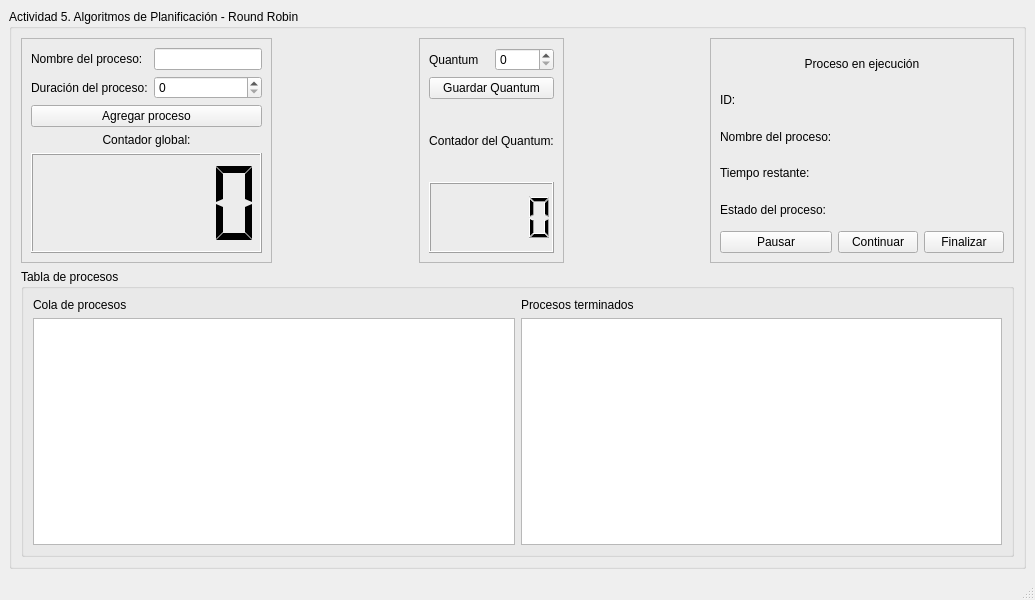
<?xml version="1.0" encoding="UTF-8"?>
<ui version="4.0">
 <class>MainWindow</class>
 <widget class="QMainWindow" name="MainWindow">
  <property name="geometry">
   <rect>
    <x>0</x>
    <y>0</y>
    <width>1035</width>
    <height>600</height>
   </rect>
  </property>
  <property name="windowTitle">
   <string>MainWindow</string>
  </property>
  <widget class="QWidget" name="centralwidget">
   <layout class="QGridLayout" name="gridLayout">
    <item row="0" column="0" colspan="2">
     <widget class="QGroupBox" name="groupBox">
      <property name="title">
       <string>Actividad 5. Algoritmos de Planificación - Round Robin</string>
      </property>
      <layout class="QGridLayout" name="gridLayout_2">
       <item row="0" column="1">
        <spacer name="horizontalSpacer">
         <property name="orientation">
          <enum>Qt::Horizontal</enum>
         </property>
         <property name="sizeHint" stdset="0">
          <size>
           <width>40</width>
           <height>20</height>
          </size>
         </property>
        </spacer>
       </item>
       <item row="0" column="2">
        <widget class="QFrame" name="frame">
         <property name="frameShape">
          <enum>QFrame::StyledPanel</enum>
         </property>
         <property name="frameShadow">
          <enum>QFrame::Raised</enum>
         </property>
         <layout class="QGridLayout" name="gridLayout_5">
          <item row="0" column="0">
           <widget class="QLabel" name="lb_quantum">
            <property name="text">
             <string>Quantum</string>
            </property>
           </widget>
          </item>
          <item row="0" column="1">
           <widget class="QSpinBox" name="sb_quantum"/>
          </item>
          <item row="1" column="0" colspan="2">
           <widget class="QPushButton" name="pushButton">
            <property name="text">
             <string>Guardar Quantum</string>
            </property>
           </widget>
          </item>
          <item row="2" column="0" colspan="2">
           <widget class="QLabel" name="label_4">
            <property name="text">
             <string>Contador del Quantum:</string>
            </property>
            <property name="alignment">
             <set>Qt::AlignCenter</set>
            </property>
           </widget>
          </item>
          <item row="3" column="0" colspan="2">
           <widget class="QLCDNumber" name="lcd_counterQuantum"/>
          </item>
         </layout>
        </widget>
       </item>
       <item row="0" column="0">
        <widget class="QFrame" name="processForm">
         <property name="maximumSize">
          <size>
           <width>400</width>
           <height>16777215</height>
          </size>
         </property>
         <property name="frameShape">
          <enum>QFrame::StyledPanel</enum>
         </property>
         <property name="frameShadow">
          <enum>QFrame::Raised</enum>
         </property>
         <layout class="QFormLayout" name="formLayout">
          <item row="0" column="0">
           <widget class="QLabel" name="lb_processName">
            <property name="text">
             <string>Nombre del proceso:</string>
            </property>
           </widget>
          </item>
          <item row="0" column="1">
           <widget class="QLineEdit" name="le_processName"/>
          </item>
          <item row="1" column="0">
           <widget class="QLabel" name="lb_processBurstTime">
            <property name="text">
             <string>Duración del proceso:</string>
            </property>
           </widget>
          </item>
          <item row="1" column="1">
           <widget class="QSpinBox" name="sb_processBurstTime"/>
          </item>
          <item row="2" column="0" colspan="2">
           <widget class="QPushButton" name="pb_process">
            <property name="text">
             <string>Agregar proceso</string>
            </property>
           </widget>
          </item>
          <item row="3" column="0" colspan="2">
           <widget class="QLabel" name="lb_globalCounter">
            <property name="text">
             <string>Contador global:</string>
            </property>
            <property name="alignment">
             <set>Qt::AlignCenter</set>
            </property>
           </widget>
          </item>
          <item row="4" column="0" colspan="2">
           <widget class="QLCDNumber" name="lcd_counterTime">
            <property name="minimumSize">
             <size>
              <width>0</width>
              <height>100</height>
             </size>
            </property>
            <property name="maximumSize">
             <size>
              <width>16777215</width>
              <height>200</height>
             </size>
            </property>
            <property name="segmentStyle">
             <enum>QLCDNumber::Flat</enum>
            </property>
           </widget>
          </item>
         </layout>
        </widget>
       </item>
       <item row="0" column="4">
        <widget class="QFrame" name="processActual">
         <property name="frameShape">
          <enum>QFrame::StyledPanel</enum>
         </property>
         <property name="frameShadow">
          <enum>QFrame::Raised</enum>
         </property>
         <layout class="QGridLayout" name="gridLayout_3">
          <item row="5" column="0">
           <widget class="QPushButton" name="pb_pause">
            <property name="text">
             <string>Pausar</string>
            </property>
           </widget>
          </item>
          <item row="5" column="1">
           <widget class="QPushButton" name="pb_continue">
            <property name="text">
             <string>Continuar</string>
            </property>
           </widget>
          </item>
          <item row="3" column="0">
           <widget class="QLabel" name="lb_actualDuration">
            <property name="text">
             <string>Tiempo restante:</string>
            </property>
           </widget>
          </item>
          <item row="2" column="0">
           <widget class="QLabel" name="lb_actualName">
            <property name="text">
             <string>Nombre del proceso:</string>
            </property>
           </widget>
          </item>
          <item row="5" column="2">
           <widget class="QPushButton" name="pb_end">
            <property name="text">
             <string>Finalizar</string>
            </property>
           </widget>
          </item>
          <item row="0" column="0" colspan="3">
           <widget class="QLabel" name="label_2">
            <property name="text">
             <string>Proceso en ejecución</string>
            </property>
            <property name="alignment">
             <set>Qt::AlignCenter</set>
            </property>
           </widget>
          </item>
          <item row="4" column="0">
           <widget class="QLabel" name="lb_actualState">
            <property name="text">
             <string>Estado del proceso:</string>
            </property>
           </widget>
          </item>
          <item row="4" column="1" colspan="2">
           <widget class="QLabel" name="lb_actualStateData">
            <property name="text">
             <string/>
            </property>
           </widget>
          </item>
          <item row="3" column="1" colspan="2">
           <widget class="QLabel" name="lb_actualDurationData">
            <property name="text">
             <string/>
            </property>
           </widget>
          </item>
          <item row="2" column="1" colspan="2">
           <widget class="QLabel" name="lb_actualNameData">
            <property name="text">
             <string/>
            </property>
           </widget>
          </item>
          <item row="1" column="0">
           <widget class="QLabel" name="lb_actualId">
            <property name="text">
             <string>ID:</string>
            </property>
           </widget>
          </item>
          <item row="1" column="1" colspan="2">
           <widget class="QLabel" name="lb_actualIdData">
            <property name="text">
             <string/>
            </property>
           </widget>
          </item>
         </layout>
        </widget>
       </item>
       <item row="0" column="3">
        <spacer name="horizontalSpacer_2">
         <property name="orientation">
          <enum>Qt::Horizontal</enum>
         </property>
         <property name="sizeHint" stdset="0">
          <size>
           <width>40</width>
           <height>20</height>
          </size>
         </property>
        </spacer>
       </item>
       <item row="1" column="0" colspan="5">
        <widget class="QGroupBox" name="groupBox_2">
         <property name="title">
          <string>Tabla de procesos</string>
         </property>
         <layout class="QGridLayout" name="gridLayout_4">
          <item row="0" column="1">
           <widget class="QLabel" name="label_3">
            <property name="text">
             <string>Procesos terminados</string>
            </property>
           </widget>
          </item>
          <item row="1" column="0">
           <widget class="QTableWidget" name="processTable">
            <property name="maximumSize">
             <size>
              <width>650</width>
              <height>16777215</height>
             </size>
            </property>
           </widget>
          </item>
          <item row="1" column="1">
           <widget class="QTableWidget" name="endedProcessTable"/>
          </item>
          <item row="0" column="0">
           <widget class="QLabel" name="label">
            <property name="text">
             <string>Cola de procesos</string>
            </property>
           </widget>
          </item>
         </layout>
        </widget>
       </item>
      </layout>
     </widget>
    </item>
   </layout>
  </widget>
  <widget class="QMenuBar" name="menubar">
   <property name="geometry">
    <rect>
     <x>0</x>
     <y>0</y>
     <width>1035</width>
     <height>22</height>
    </rect>
   </property>
  </widget>
  <widget class="QStatusBar" name="statusbar"/>
 </widget>
 <resources/>
 <connections/>
</ui>
